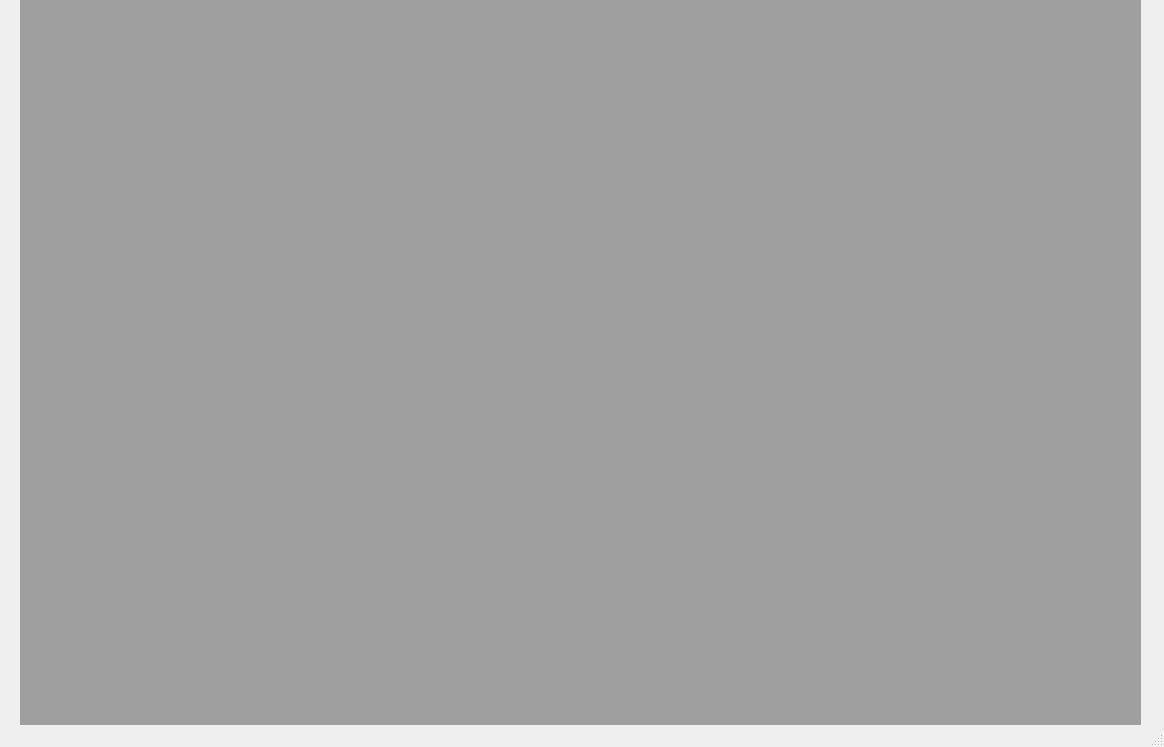
<?xml version="1.0" encoding="UTF-8"?>
<ui version="4.0">
 <class>OpenEPT</class>
 <widget class="QMainWindow" name="OpenEPT">
  <property name="geometry">
   <rect>
    <x>0</x>
    <y>0</y>
    <width>1164</width>
    <height>747</height>
   </rect>
  </property>
  <property name="windowTitle">
   <string>OpenEPT</string>
  </property>
  <widget class="QWidget" name="centralwidget">
   <widget class="QMdiArea" name="mdiArea">
    <property name="geometry">
     <rect>
      <x>20</x>
      <y>0</y>
      <width>1121</width>
      <height>1000</height>
     </rect>
    </property>
    <property name="minimumSize">
     <size>
      <width>1000</width>
      <height>1000</height>
     </size>
    </property>
   </widget>
  </widget>
  <widget class="QMenuBar" name="menubar">
   <property name="geometry">
    <rect>
     <x>0</x>
     <y>0</y>
     <width>1164</width>
     <height>21</height>
    </rect>
   </property>
  </widget>
  <widget class="QStatusBar" name="statusbar"/>
 </widget>
 <resources/>
 <connections/>
</ui>
